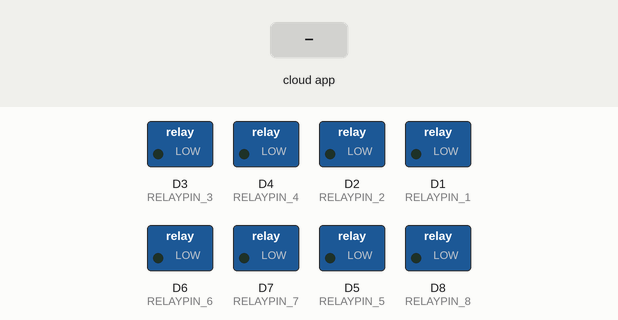
Recording of a sketch running on a simulated ESP8266 (NodeMCU). Shown: switched loads named in the sketch (green lamp = pin HIGH). The inputs (shaded band) are chosen by the test bench. WiFi joins after 1.5 s; servers stay silent unless stated; what the sketch prints to the serial monitor is not drawn.

Above: at 2.7 s.
2.8 s: the phone or cloud app sets 5fxxxxxxxxxxxxxxxxxxxxxx to 1
At 3.1 s:
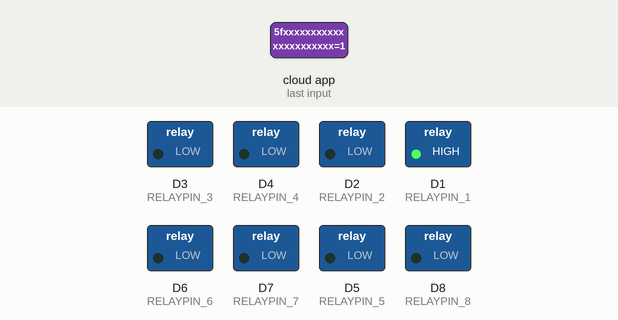
4.3 s: the phone or cloud app sets 64564f6b743f91207011fbf2 to 1
At 5.5 s:
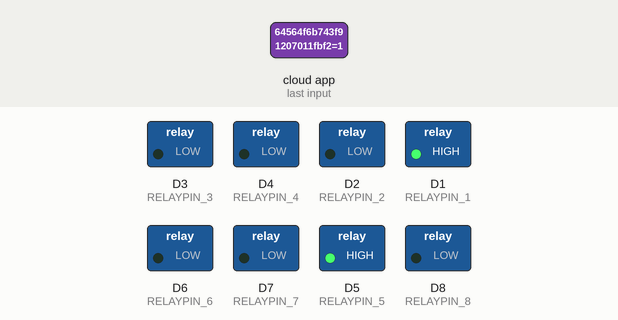
5.8 s: the phone or cloud app sets 5fxxxxxxxxxxxxxxxxxxxxxx to 0
At 6.6 s:
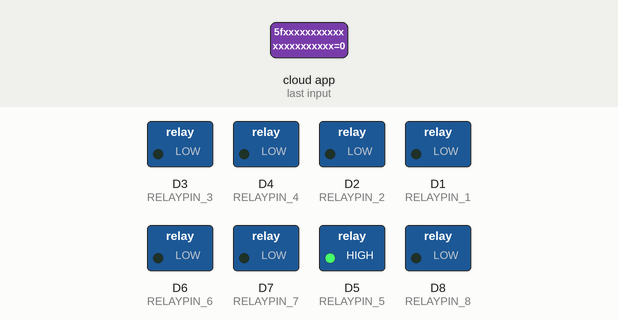
7.3 s: the phone or cloud app sets 64564f4b929949c1da5ff29f to 1
At 7.8 s:
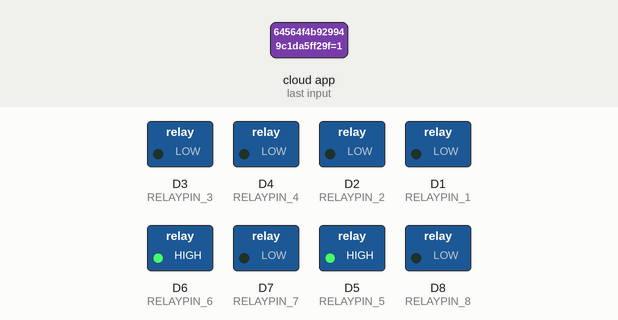
8.8 s: the phone or cloud app sets 64575168929949c1da608314 to 1
At 10.0 s:
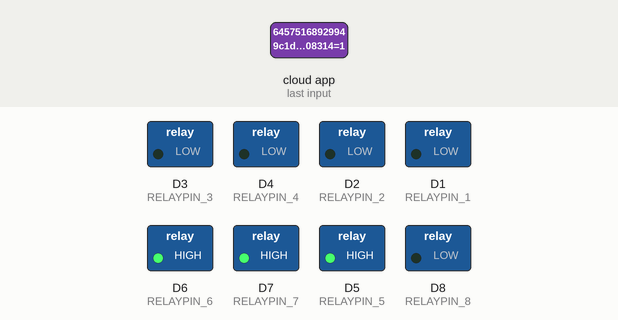
10.3 s: the phone or cloud app sets 64564f6b743f91207011fbf2 to 0
At 11.3 s:
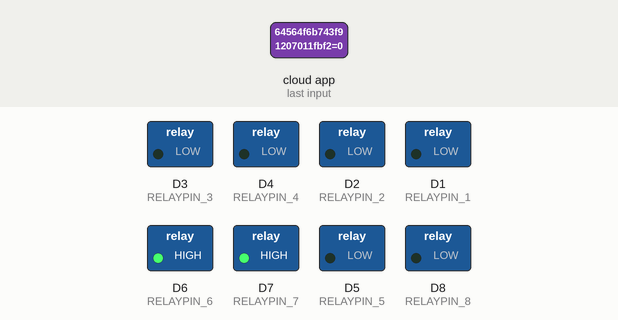
Timing chart, 0 to 12.8 s (numbered marks = the images above; inputs shaded):
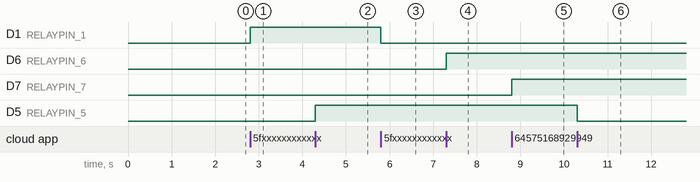

The sketch:

code.ino
```cpp
// Code modified by Akshay V V


//#define ENABLE_DEBUG

#ifdef ENABLE_DEBUG
       #define DEBUG_ESP_PORT Serial
       #define NODEBUG_WEBSOCKETS
       #define NDEBUG
#endif

#include <Arduino.h>
#ifdef ESP8266
       #include <ESP8266WiFi.h>
#endif
#ifdef ESP32
       #include <WiFi.h>
#endif

#include <SinricPro.h>
#include <SinricProSwitch.h>

#ifdef ESP8266
#define RELAYPIN_1 D1
#define RELAYPIN_2 D2
#define RELAYPIN_3 D3
#define RELAYPIN_4 D4
#define RELAYPIN_5 D5
#define RELAYPIN_6 D6
#define RELAYPIN_7 D7
#define RELAYPIN_8 D8
#endif
#ifdef ESP32
#define RELAYPIN_1 16
#define RELAYPIN_2 17
#define RELAYPIN_3 18
#define RELAYPIN_4 19
#define RELAYPIN_5 21
#define RELAYPIN_6 22
#define RELAYPIN_7 23
#define RELAYPIN_8 25
#endif

/*****************
 * Configuration *
 *****************/

struct RelayInfo {
  String deviceId;
  String name;
  int pin;
};

std::vector<RelayInfo> relays = {
    {"5fxxxxxxxxxxxxxxxxxxxxxx", "Relay 1", RELAYPIN_1},
    {"5fxxxxxxxxxxxxxxxxxxxxxx", "Relay 2", RELAYPIN_2},
    {"5fxxxxxxxxxxxxxxxxxxxxxx", "Relay 3", RELAYPIN_3},
    {"5fxxxxxxxxxxxxxxxxxxxxxx", "Relay 4", RELAYPIN_4},
    {"64564f6b743f91207011fbf2", "Relay 5", RELAYPIN_5},
    {"64564f4b929949c1da5ff29f", "Relay 6", RELAYPIN_6},
    {"64575168929949c1da608314", "Relay 7", RELAYPIN_7},
    {"5fxxxxxxxxxxxxxxxxxxxxxx", "Relay 8", RELAYPIN_8}};
/*   ^^^^^^^^^^^^^^^^^^^^^^^^^   ^^^^^^^^^  ^^^
 *              |                     |      |
 *              |                     |      +---> digital PIN or GPIO number (see Note below!)
 *              |                     +----------> Name that will be printed to serial monitor
 *              +--------------------------------> deviceId
 *
 *  In the vector above, you can add as many relays you want to have
 *  This is only limited to:
 *    - the number of SinricPro devices you have available
 *    - the number of pins / GPIOs your board have
 *
 *  Note: Some GPIO's are set to specific level when the board boots up
 *        This might result in strange behavior if there are relays connected to those pins
 *        Check your board documentation!
 */

#define WIFI_SSID  "Aksh"
#define WIFI_PASS  "passuhere"
#define APP_KEY    "f3416b32-7003-4568-b007-4513261cbad1"    // Should look like "de0bxxxx-1x3x-4x3x-ax2x-5dabxxxxxxxx"
#define APP_SECRET "036487e0-14ca-4c94-aacf-f00f040756d6-f4edcafd-c2cf-4816-a7d1-ac23eaaebe5c" // Should look like "5f36xxxx-x3x7-4x3x-xexe-e86724a9xxxx-4c4axxxx-3x3x-x5xe-x9x3-333d65xxxxxx"

#define BAUD_RATE  9600              // Change baudrate to your need

bool onPowerState(const String &deviceId, bool &state) {
  for (auto &relay : relays) {                                                            // for each relay configuration
    if (deviceId == relay.deviceId) {                                                       // check if deviceId matches
      Serial.printf("Device %s turned %s\r\n", relay.name.c_str(), state ? "on" : "off");     // print relay name and state to serial
      digitalWrite(relay.pin, state);                                                         // set state to digital pin / gpio
      return true;                                                                            // return with success true
    }
  }
  return false; // if no relay configuration was found, return false
}

void setupRelayPins() {
  for (auto &relay : relays) {    // for each relay configuration
    pinMode(relay.pin, OUTPUT);     // set pinMode to OUTPUT
  }
}

void setupWiFi() {
  Serial.printf("\r\n[Wifi]: Connecting");
  WiFi.begin(WIFI_SSID, WIFI_PASS);

  while (WiFi.status() != WL_CONNECTED) {
    Serial.printf(".");
    delay(250);
  }
  Serial.printf("connected!\r\n[WiFi]: IP-Address is %s\r\n", WiFi.localIP().toString().c_str());
}

void setupSinricPro() {
  for (auto &relay : relays) {                             // for each relay configuration
    SinricProSwitch &mySwitch = SinricPro[relay.deviceId];   // create a new device with deviceId from relay configuration
    mySwitch.onPowerState(onPowerState);                     // attach onPowerState callback to the new device
  }

  SinricPro.onConnected([]() { Serial.printf("Connected to SinricPro\r\n"); });
  SinricPro.onDisconnected([]() { Serial.printf("Disconnected from SinricPro\r\n"); });

  SinricPro.begin(APP_KEY, APP_SECRET);
}

void setup() {
  Serial.begin(BAUD_RATE);
  setupRelayPins();
  setupWiFi();
  setupSinricPro();
}

void loop() {
  SinricPro.handle();
}
```

Measured:
- after the input at 2.8 s, D1 (RELAYPIN_1): LOW → HIGH at once
- after the input at 4.3 s, D5 (RELAYPIN_5): LOW → HIGH at once
- after the input at 5.8 s, D1 (RELAYPIN_1): HIGH → LOW at once
- after the input at 7.3 s, D6 (RELAYPIN_6): LOW → HIGH at once
- after the input at 8.8 s, D7 (RELAYPIN_7): LOW → HIGH at once
- after the input at 10.3 s, D5 (RELAYPIN_5): HIGH → LOW at once
